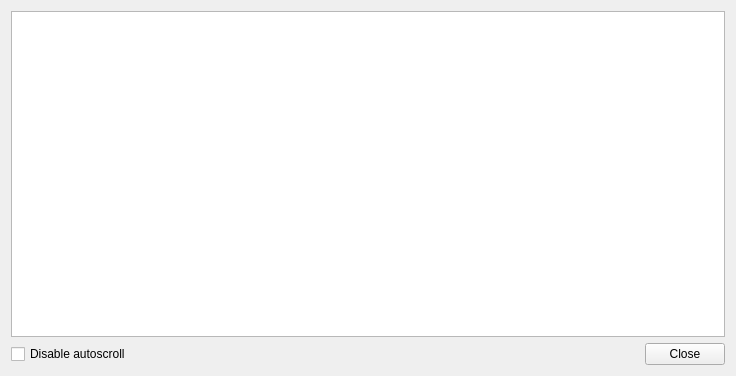
<?xml version="1.0" encoding="UTF-8"?>
<ui version="4.0">
 <class>CLogDisplay</class>
 <widget class="QWidget" name="CLogDisplay">
  <property name="geometry">
   <rect>
    <x>0</x>
    <y>0</y>
    <width>736</width>
    <height>376</height>
   </rect>
  </property>
  <property name="windowTitle">
   <string>Registry Editor message log</string>
  </property>
  <layout class="QVBoxLayout" name="verticalLayout">
   <item>
    <widget class="QTextEdit" name="logView">
     <property name="lineWrapMode">
      <enum>QTextEdit::NoWrap</enum>
     </property>
    </widget>
   </item>
   <item>
    <layout class="QHBoxLayout" name="horizontalLayout">
     <item>
      <widget class="QCheckBox" name="checkScrollLock">
       <property name="text">
        <string>Disable autoscroll</string>
       </property>
      </widget>
     </item>
     <item>
      <spacer name="horizontalSpacer">
       <property name="orientation">
        <enum>Qt::Horizontal</enum>
       </property>
       <property name="sizeHint" stdset="0">
        <size>
         <width>40</width>
         <height>20</height>
        </size>
       </property>
      </spacer>
     </item>
     <item>
      <widget class="QPushButton" name="buttonClose">
       <property name="text">
        <string>Close</string>
       </property>
      </widget>
     </item>
    </layout>
   </item>
  </layout>
 </widget>
 <tabstops>
  <tabstop>checkScrollLock</tabstop>
  <tabstop>buttonClose</tabstop>
 </tabstops>
 <resources/>
 <connections>
  <connection>
   <sender>buttonClose</sender>
   <signal>clicked()</signal>
   <receiver>CLogDisplay</receiver>
   <slot>hide()</slot>
   <hints>
    <hint type="sourcelabel">
     <x>524</x>
     <y>365</y>
    </hint>
    <hint type="destinationlabel">
     <x>358</x>
     <y>274</y>
    </hint>
   </hints>
  </connection>
 </connections>
</ui>
